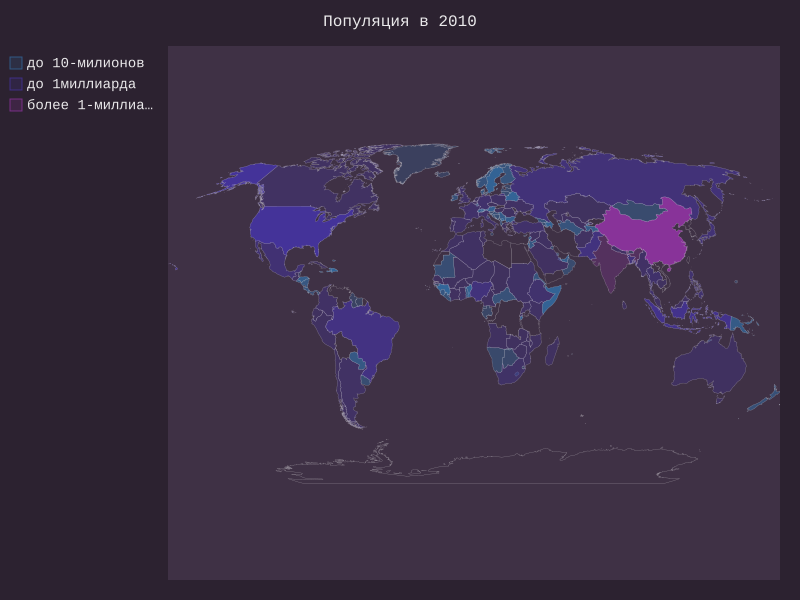

Write the Python code that produced this figure.
# -*- coding: utf-8 -*-
"""
Created on Thu Nov 21 14:13:36 2019

Pygal для работы
с географическими данными,
 мы построим визуализации, отражающие распределение населения по странам
"""
import json, pygal
from pygal.style import DarkColorizedStyle, LightColorizedStyle, RotateStyle
from country_codes import get_country_code
       
# Список заполняется данными.
filename = 'population_data.json'
with open(filename) as f:
    pop_data = json.load(f)
cc_populations ={}
# Вывод населения каждой страны за 2010 год.
for pop_dict in pop_data:
    if pop_dict['Year'] == '2010':
        country_name = pop_dict['Country Name']
        population = int(float(pop_dict['Value']))
        code = get_country_code(country_name)
        if code:
            cc_populations[code] = population
# Групировка стран по 3 уровням населения
cc_pops_1, cc_pops_2, cc_pops_3 = {},{},{} 
for cc, pop in cc_populations.items():
    if pop < 10000000:
        cc_pops_1[cc] = pop
    elif pop < 1000000000:
        cc_pops_2[cc] = pop
    else:
        cc_pops_3[cc] = pop
        

wm_style = RotateStyle('#336699', base_style=LightColorizedStyle)
wm = pygal.maps.world.World(style = wm_style)
wm.title = 'Популяция в 2010'
wm.add('до 10-милионов',cc_pops_1)
wm.add('до 1миллиарда',cc_pops_2)
wm.add('более 1-миллиарда',cc_pops_3)

wm.render_to_file('world_population.svg')
